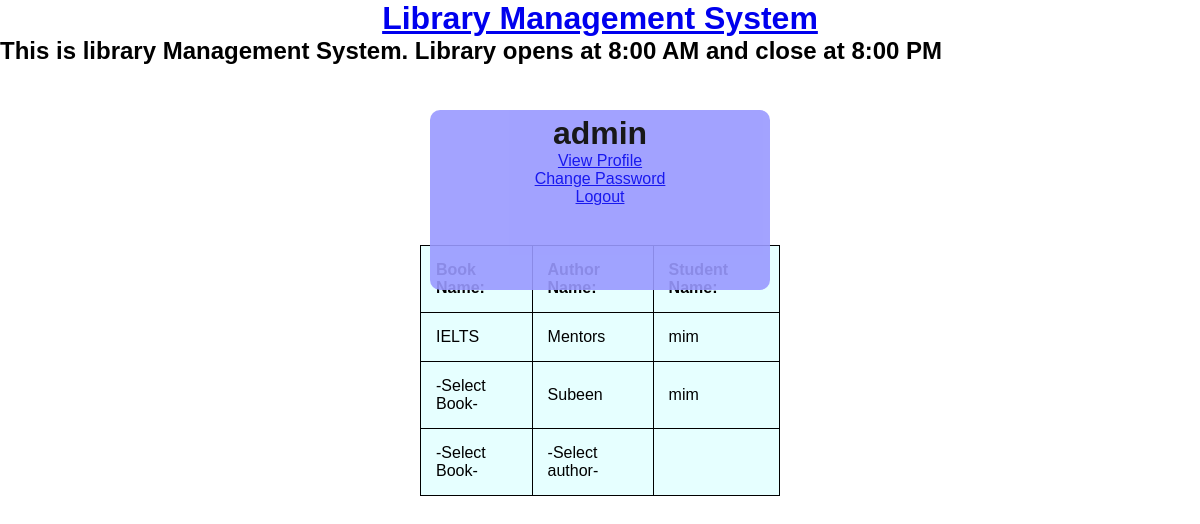
/admin/registered_issued_book_view.php (signed in), run on the app's committed database.
### tables this page shows
CREATE TABLE `issued_books` (
  `s_no` int(11) NOT NULL,
  `book_name` varchar(250) NOT NULL,
  `book_author` varchar(250) NOT NULL,
  `student_id` int(11) NOT NULL,
  `status` int(11) NOT NULL,
  `issue_date` longtext NOT NULL
);

CREATE TABLE `users` (
  `uid` int(11) NOT NULL,
  `name` varchar(250) NOT NULL,
  `username` varchar(250) NOT NULL,
  `email` varchar(250) NOT NULL,
  `password` varchar(250) NOT NULL,
  `mobile` varchar(250) NOT NULL
);

### admin/registered_issued_book_view.php (the view, shortened to what this page needs)
<?php
	$connection = mysqli_connect("localhost","root","");
	$query = "select issued_books.book_name,issued_books.book_author,users.name from issued_books left join users on issued_books.student_id = users.uid";
?>
<!DOCTYPE html>
<html>
<head>
</head>
<body>
	<h1 align='center'><a href='admin_dashboard.php'>Library Management System</a></h1>
	<h2><span style="color: black"><marquee behavior="scroll" direction="left"
           onmouseover="this.stop();"
           onmouseout="this.start();"><b>This is library Management System. Library opens at 8:00 AM and close at 8:00 PM</b></marquee></span></h2><br><br>
	<div class="box">
	<?php
		 if(isset($_SESSION["name"]))
		 {
				 echo "<h1 align='center'>".$_SESSION["name"]."</h1>";
				 echo "<p align='center'><a href='view_profile.php'>View Profile</a></p>";
				 echo "<p align='center'><a href='change_password.php'>Change Password</a></p>";
				 echo "<p align='center'><a href='logout.php'>Logout</a></p>";
		 }
		 else
		 {
					header('location:login.php');
		 }
		 ?></div>
<div class="row">
	<div class="col-md-2"></div><br><br><br><br><br><br><br><br>
	<div align="center" class="col-md-8">
		<form>
			<table class="table-bordered" width="400px" style="text-align: center">
				<tr>
					<th>Book Name:</th>
					<th>Author Name:</th>
					<th>Student Name:</th>
				</tr>
				<?php
					$query_run = mysqli_query($connection,$query);
					while($row = mysqli_fetch_assoc($query_run)){
						$book_name = $row['book_name'];
						$book_author = $row['book_author'];
						$student_name = $row['name'];
				?>
						<tr>
							<td><?php echo $book_name;?></td>
							<td><?php echo $book_author;?></td>
							<td><?php echo $student_name;?></td>
						</tr>
						<?php
					}
				?>
			</table>
		</form>
	</div>
</div>
</body>
</html>

### admin/registered_issued_book_view.php (style rules this page uses)
* { margin: 0; padding: 0; -webkit-box-sizing: border-box; -moz-box-sizing: border-box; box-sizing: border-box; }
body { margin: 0; padding: 0; background: url(8.jpg); background-size: 100%; background-position: center; font-family: sans-serif; }
.box { width: 340px; height: 180px; background: #9999ff; color: black; top: 25%; left: 50%; position: absolute; transform: translate(-50%,-50%); box-sizing: border-box; padding: 5px 15px; border-radius: 10px; opacity: 0.9; }
table { width:30%; }
table, th, td { border: 1px solid black; border-collapse: collapse; background-color: #e6ffff; }
th, td { padding: 15px; text-align: left; }

### data on the page
issued_books: book_name "IELTS", book_author "Mentors", users.name "mim"
issued_books: book_name "-Select Book-", book_author "Subeen", users.name "mim"
issued_books: book_name "-Select Book-", book_author "-Select author-"

### other printed values
$_SESSION["name"] "admin"
